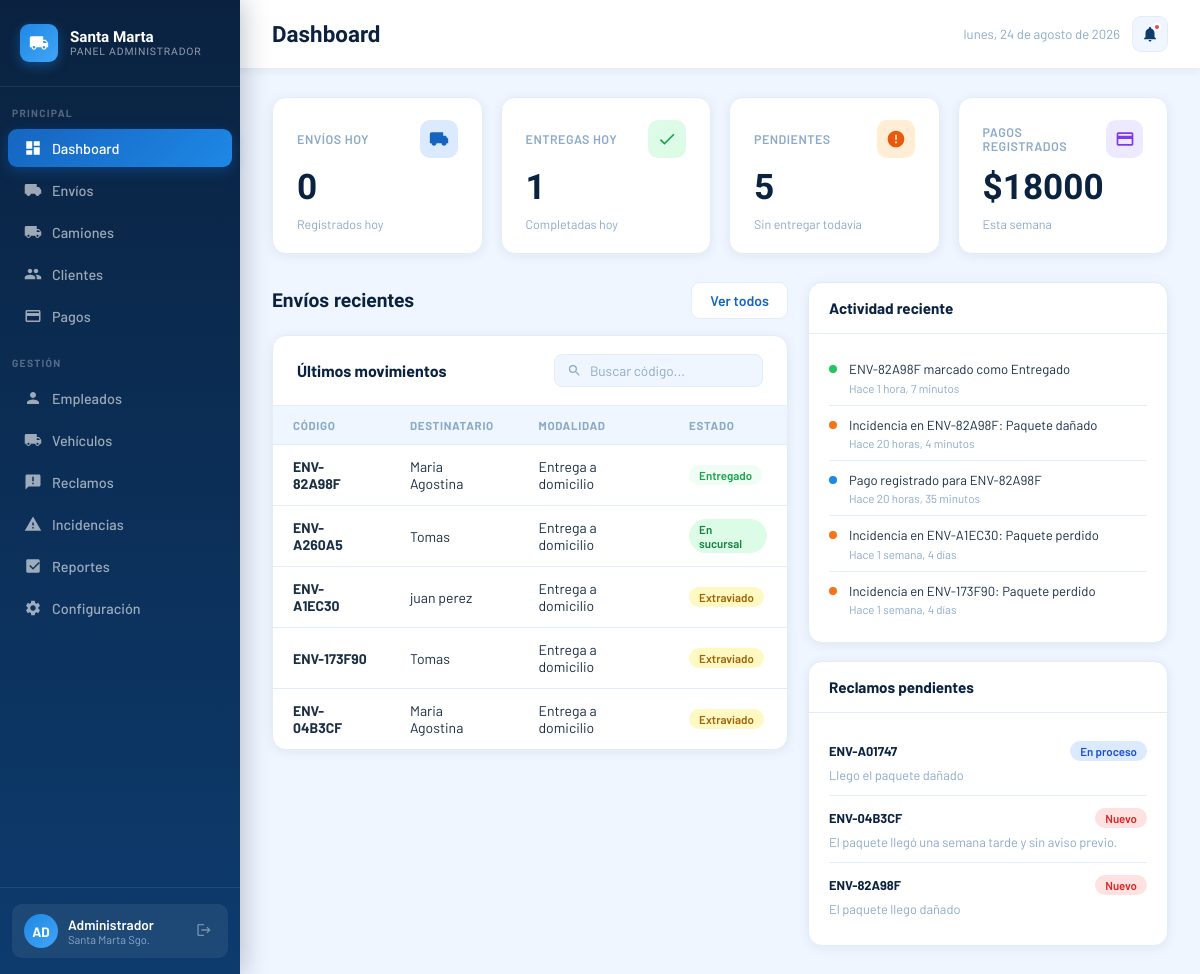
The app's page /administrador/dashboard/ (signed in) with its own data.
### core/models.py (models this page shows, shortened)
class Envio(models.Model):
    ESTADO_CHOICES = [
        ('pendiente', 'Pendiente'),
        ('en_transito', 'En tránsito'),
        ('en_sucursal', 'En sucursal'),
        ('en_reparto', 'En reparto'),
        ('entregado', 'Entregado'),
        ('cancelado', 'Cancelado'),
        ('devuelto', 'Devuelto'),
        ('retenido', 'Retenido'),
        ('extraviado', 'Extraviado'),
    ]
    MODALIDAD_CHOICES = [
        ('domicilio', 'Entrega a domicilio'),
        ('sucursal', 'Retiro en sucursal'),
    ]
    ZONA_CHOICES = [
        ('norte', 'Norte'),
        ('sur', 'Sur'),
        ('este', 'Este'),
        ('oeste', 'Oeste'),
    ]
    codigo = models.CharField(max_length=20, unique=True, editable=False)
    destinatario = models.ForeignKey(Usuario, on_delete=models.PROTECT, related_name='envios')
    despacho = models.ForeignKey(Despacho, on_delete=models.SET_NULL, null=True, blank=True, related_name='envios')
    contenido = models.CharField(max_length=200)
    precio = models.DecimalField(max_digits=10, decimal_places=2)
    estado = models.CharField(max_length=20, choices=ESTADO_CHOICES, default='pendiente')
    modalidad = models.CharField(max_length=20, choices=MODALIDAD_CHOICES)
    direccion_entrega = models.CharField(max_length=200, blank=True)
    zona = models.CharField(max_length=10, choices=ZONA_CHOICES, blank=True)
    fecha_registro = models.DateTimeField(auto_now_add=True)
    fecha_actualizacion = models.DateTimeField(auto_now=True)
    fecha_recepcion = models.DateTimeField(null=True, blank=True)
    fecha_entrega = models.DateTimeField(null=True, blank=True)
    entregado_por = models.ForeignKey(
        Usuario, on_delete=models.SET_NULL, null=True, blank=True, related_name='entregas_realizadas'
    )
    lat = models.FloatField(null=True, blank=True)
    lon = models.FloatField(null=True, blank=True)
    notificado_demora = models.BooleanField(default=False)
    intentos_entrega = models.PositiveSmallIntegerField(default=0)
    ESTADOS_ACTIVOS = ['pendiente', 'en_transito', 'en_sucursal', 'en_reparto']
    UMBRAL_DEMORA_DIAS = 2
    MAX_INTENTOS_ENTREGA = 2

class Usuario(AbstractUser):
    ROL_CHOICES = [
        ('admin', 'Administrador'),
        ('empleado', 'Empleado'),
        ('cliente', 'Cliente'),
    ]
    rol = models.CharField(max_length=20, choices=ROL_CHOICES)
    dni = models.CharField(max_length=20, unique=True)
    telefono = models.CharField(max_length=20, blank=True)

class Incidencia(models.Model):
    TIPO_CHOICES = [
        ('danado', 'Paquete dañado'),
        ('perdido', 'Paquete perdido'),
        ('direccion', 'Dirección incorrecta'),
    ]
    envio = models.ForeignKey(Envio, on_delete=models.PROTECT, related_name='incidencias')
    registrado_por = models.ForeignKey(Usuario, on_delete=models.PROTECT)
    tipo = models.CharField(max_length=20, choices=TIPO_CHOICES)
    descripcion = models.TextField()
    fecha = models.DateTimeField(auto_now_add=True)

class Pago(models.Model):
    MEDIO_CHOICES = [
        ('tarjeta', 'Tarjeta'),
        ('transferencia', 'Transferencia bancaria'),
    ]
    envio = models.ForeignKey(Envio, on_delete=models.PROTECT, related_name='pagos')
    registrado_por = models.ForeignKey(Usuario, on_delete=models.PROTECT)
    monto = models.DecimalField(max_digits=10, decimal_places=2)
    medio_pago = models.CharField(max_length=20, choices=MEDIO_CHOICES)
    fecha = models.DateTimeField(auto_now_add=True)
    es_parcial = models.BooleanField(default=False)
    justificacion = models.TextField(blank=True)
    anulado = models.BooleanField(default=False)

class Reclamo(models.Model):
    TIPO_CHOICES = [
        ('danado', 'Paquete dañado'),
        ('perdida', 'Pérdida'),
        ('demora', 'Demora'),
        ('otro', 'Otro'),
    ]
    ESTADO_CHOICES = [
        ('nuevo', 'Nuevo'),
        ('en_proceso', 'En proceso'),
        ('resuelto', 'Resuelto'),
    ]
    envio = models.ForeignKey(Envio, on_delete=models.PROTECT, related_name='reclamos')
    cliente = models.ForeignKey(Usuario, on_delete=models.PROTECT, related_name='reclamos')
    tipo = models.CharField(max_length=20, choices=TIPO_CHOICES)
    descripcion = models.TextField()
    estado = models.CharField(max_length=20, choices=ESTADO_CHOICES, default='nuevo')
    respuesta = models.TextField(blank=True)
    fecha_creacion = models.DateTimeField(auto_now_add=True)
    fecha_actualizacion = models.DateTimeField(auto_now=True)

### administrador/views.py (the view)
# urls.py: path('dashboard/', views.dashboard_view, name='admin_dashboard'),
@login_required
def dashboard_view(request):
    if request.user.rol != 'admin':
        return redirect('inicio')
    contexto = _contexto_dashboard()
    ahora = timezone.now()
    hoy = ahora.date()
    hace_semana = ahora - timedelta(days=7)
    eventos = []
    for envio in Envio.objects.filter(estado='entregado').order_by('-fecha_actualizacion')[:5]:
        eventos.append({'texto': f'{envio.codigo} marcado como Entregado', 'fecha': envio.fecha_actualizacion, 'color': 'dot-green'})
    for pago in Pago.objects.select_related('envio').order_by('-fecha')[:5]:
        eventos.append({'texto': f'Pago registrado para {pago.envio.codigo}', 'fecha': pago.fecha, 'color': 'dot-blue'})
    for inc in Incidencia.objects.select_related('envio').order_by('-fecha')[:5]:
        eventos.append({'texto': f'Incidencia en {inc.envio.codigo}: {inc.get_tipo_display()}', 'fecha': inc.fecha, 'color': 'dot-orange'})
    eventos.sort(key=lambda e: e['fecha'], reverse=True)
    contexto.update({
        'envios_hoy': Envio.objects.filter(fecha_registro__date=hoy).count(),
        'entregas_hoy': Envio.objects.filter(estado='entregado', fecha_actualizacion__date=hoy).count(),
        'pendientes_total': contexto['envios'].count(),
        'pagos_semana': Pago.objects.filter(fecha__gte=hace_semana).aggregate(total=Sum('monto'))['total'] or 0,
        'envios_recientes': Envio.objects.select_related('destinatario').order_by('-fecha_actualizacion')[:5],
        'actividad_reciente': eventos[:5],
        'reclamos_pendientes': Reclamo.objects.select_related('envio').exclude(estado='resuelto').order_by('-fecha_creacion')[:5],
    })
    return render(request, 'administrador/dashboard.html', contexto)

### core/models.py (called while the page is built)
    @property
    def total_envios(self):
        return self.envios.count()

    @property
    def envios_recibidos(self):
        return self.envios.exclude(estado__in=['pendiente', 'en_transito', 'extraviado']).count()

### administrador/templates/administrador/dashboard.html (shortened to what this page needs)
{% load l10n %}
<!DOCTYPE html>
<html lang="es">
<head>
</head>
<body>
<aside class="sidebar">
  <div class="sidebar-logo">
    <div class="sidebar-logo-icon">
    </div>
    <div class="sidebar-logo-text">Santa Marta<span>Panel Administrador</span></div>
  </div>
  <div class="sidebar-section">Principal</div>
  <a href="#" class="nav-item active" onclick="showPage('dashboard')">
    <svg viewBox="0 0 24 24" fill="currentColor"><path d="M3 13h8V3H3v10zm0 8h8v-6H3v6zm10 0h8V11h-8v10zm0-18v6h8V3h-8z"/></svg>Dashboard
  </a>
  <a href="#" class="nav-item" onclick="showPage('envios')">
    <svg viewBox="0 0 24 24" fill="currentColor"><path d="M20 8h-3V4H3c-1.1 0-2 .9-2 2v11h2c0 1.66 1.34 3 3 3s3-1.34 3-3h6c0 1.66 1.34 3 3 3s3-1.34 3-3h2v-5l-3-4z"/></svg>Envíos
  </a>
  <a href="#" class="nav-item" onclick="showPage('camiones')">
    Camiones
  </a>
  <a href="#" class="nav-item" onclick="showPage('clientes')">
    Clientes
  </a>
  <a href="#" class="nav-item" onclick="showPage('pagos')">
    <svg viewBox="0 0 24 24" fill="currentColor"><path d="M20 4H4c-1.11 0-2 .89-2 2v12c0 1.11.89 2 2 2h16c1.11 0 2-.89 2-2V6c0-1.11-.89-2-2-2zm0 14H4v-6h16v6zm0-10H4V6h16v2z"/></svg>Pagos
  </a>
  <div class="sidebar-section">Gestión</div>
  <a href="#" class="nav-item" onclick="showPage('empleados')">
    <svg viewBox="0 0 24 24" fill="currentColor"><path d="M12 12c2.21 0 4-1.79 4-4s-1.79-4-4-4-4 1.79-4 4 1.79 4 4 4zm0 2c-2.67 0-8 1.34-8 4v2h16v-2c0-2.66-5.33-4-8-4z"/></svg>Empleados
  </a>
  <a href="#" class="nav-item" onclick="showPage('vehiculos')">
    Vehículos
  </a>
  <a href="#" class="nav-item" onclick="showPage('reclamos')">
    <svg viewBox="0 0 24 24" fill="currentColor"><path d="M20 2H4c-1.1 0-2 .9-2 2v18l4-4h14c1.1 0 2-.9 2-2V4c0-1.1-.9-2-2-2zm-7 9h-2V5h2v6zm0 4h-2v-2h2v2z"/></svg>Reclamos
  </a>
  <a href="#" class="nav-item" onclick="showPage('incidencias')">
    <svg viewBox="0 0 24 24" fill="currentColor"><path d="M1 21h22L12 2 1 21zm12-3h-2v-2h2v2zm0-4h-2v-4h2v4z"/></svg>Incidencias
  </a>
  <a href="#" class="nav-item" onclick="showPage('reportes')">
    <svg viewBox="0 0 24 24" fill="currentColor"><path d="M19 3H5c-1.1 0-2 .9-2 2v14c0 1.1.9 2 2 2h14c1.1 0 2-.9 2-2V5c0-1.1-.9-2-2-2zm-7 14l-5-5 1.41-1.41L12 14.17l7.59-7.59L21 8l-9 9z"/></svg>Reportes
  </a>
  <a href="#" class="nav-item">
    Configuración
  </a>
  <div class="sidebar-footer">
    <div class="user-badge">
      <div class="user-avatar">AD</div>
      <div class="user-info">
        <div class="user-name">Administrador</div>
        <div class="user-role">Santa Marta Sgo.</div>
      </div>
      <form method="POST" action="{% url 'logout' %}">
        <button type="submit" class="logout-btn">
          <svg viewBox="0 0 24 24" fill="currentColor"><path d="M17 7l-1.41 1.41L18.17 11H8v2h10.17l-2.58 2.58L17 17l5-5zM4 5h8V3H4c-1.1 0-2 .9-2 2v14c0 1.1.9 2 2 2h8v-2H4V5z"/></svg>
        </button>
      </form>
    </div>
  </div>
</aside>
<div class="main">
  <div class="topbar">
    <div class="topbar-title" id="page-title">Dashboard</div>
    <div class="topbar-right">
      <span class="topbar-date" id="topbar-date"></span>
      <div class="notif-btn">
        <svg viewBox="0 0 24 24" fill="currentColor"><path d="M12 22c1.1 0 2-.9 2-2h-4c0 1.1.9 2 2 2zm6-6v-5c0-3.07-1.64-5.64-4.5-6.32V4c0-.83-.67-1.5-1.5-1.5s-1.5.67-1.5 1.5v.68C7.63 5.36 6 7.92 6 11v5l-2 2v1h16v-1l-2-2z"/></svg>
        <div class="notif-dot"></div>
      </div>
    </div>
  </div>
  <div class="content">
    <div id="page-dashboard">
      <div class="stats-grid">
        <div class="stat-card">
          <div class="stat-card-top"><span class="stat-card-label">Envíos hoy</span><div class="stat-icon blue"><svg viewBox="0 0 24 24" fill="currentColor"><path d="M20 8h-3V4H3c-1.1 0-2 .9-2 2v11h2c0 1.66 1.34 3 3 3s3-1.34 3-3h6c0 1.66 1.34 3 3 3s3-1.34 3-3h2v-5l-3-4z"/></svg></div></div>
          <div class="stat-card-num">{{ envios_hoy }}</div>
          <div class="stat-card-sub">Registrados hoy</div>
        </div>
        <div class="stat-card">
          <div class="stat-card-top"><span class="stat-card-label">Entregas hoy</span><div class="stat-icon green"><svg viewBox="0 0 24 24" fill="currentColor"><path d="M9 16.17L4.83 12l-1.42 1.41L9 19 21 7l-1.41-1.41L9 16.17z"/></svg></div></div>
          <div class="stat-card-num">{{ entregas_hoy }}</div>
          <div class="stat-card-sub">Completadas hoy</div>
        </div>
        <div class="stat-card">
          <div class="stat-card-top"><span class="stat-card-label">Pendientes</span><div class="stat-icon orange"><svg viewBox="0 0 24 24" fill="currentColor"><path d="M12 2C6.48 2 2 6.48 2 12s4.48 10 10 10 10-4.48 10-10S17.52 2 12 2zm1 15h-2v-2h2v2zm0-4h-2V7h2v6z"/></svg></div></div>
          <div class="stat-card-num">{{ pendientes_total }}</div>
          <div class="stat-card-sub">Sin entregar todavía</div>
        </div>
        <div class="stat-card">
          <div class="stat-card-top"><span class="stat-card-label">Pagos registrados</span><div class="stat-icon purple"><svg viewBox="0 0 24 24" fill="currentColor"><path d="M20 4H4c-1.11 0-2 .89-2 2v12c0 1.11.89 2 2 2h16c1.11 0 2-.89 2-2V6c0-1.11-.89-2-2-2zm0 14H4v-6h16v6zm0-10H4V6h16v2z"/></svg></div></div>
          <div class="stat-card-num">${{ pagos_semana }}</div>
          <div class="stat-card-sub">Esta semana</div>
        </div>
      </div>
      <div class="two-col">
        <div>
          <div class="section-header">
            <div class="section-title">Envíos recientes</div>
            <button class="btn btn-outline" onclick="showPage('envios')">Ver todos</button>
          </div>
          <div class="table-card">
            <div class="table-card-header">
              <span class="table-card-title">Últimos movimientos</span>
              <div class="search-box"><svg viewBox="0 0 24 24" fill="currentColor"><path d="M15.5 14h-.79l-.28-.27A6.471 6.471 0 0 0 16 9.5 6.5 6.5 0 1 0 9.5 16c1.61 0 3.09-.59 4.23-1.57l.27.28v.79l5 4.99L20.49 19l-4.99-5zm-6 0C7.01 14 5 11.99 5 9.5S7.01 5 9.5 5 14 7.01 14 9.5 11.99 14 9.5 14z"/></svg><input type="text" placeholder="Buscar código..."/></div>
            </div>
            <table>
              <thead><tr><th>Código</th><th>Destinatario</th><th>Modalidad</th><th>Estado</th></tr></thead>
              <tbody>
                {% for envio in envios_recientes %}
                <tr>
                  <td><strong>{{ envio.codigo }}</strong></td>
                  <td>{{ envio.destinatario.get_full_name|default:envio.destinatario.username }}</td>
                  <td>{{ envio.get_modalidad_display }}</td>
                  <td>
                    <span class="badge
                      {% if envio.estado == 'en_reparto' %}badge-reparto
                      {% elif envio.estado == 'en_sucursal' %}badge-sucursal
                      {% elif envio.estado == 'entregado' %}badge-entregado
                      {% elif envio.estado == 'en_transito' %}badge-transit
                      {% else %}badge-pendiente{% endif %}">{{ envio.get_estado_display }}</span>
                  </td>
                </tr>
                {% empty %}
                <tr><td colspan="4" style="text-align:center;color:var(--gray);padding:20px;">No hay envíos registrados todavía</td></tr>
                {% endfor %}
              </tbody>
            </table>
          </div>
        </div>
        <div class="side-panel">
          <div class="panel-card">
            <div class="panel-card-header">Actividad reciente</div>
            <div class="panel-card-body">
              {% for evento in actividad_reciente %}
              <div class="activity-item"><div class="activity-dot {{ evento.color }}"></div><div><div class="activity-text">{{ evento.texto }}</div><div class="activity-time">Hace {{ evento.fecha|timesince }}</div></div></div>
              {% empty %}
              <div class="activity-text" style="color:var(--gray);">Todavía no hay actividad registrada</div>
              {% endfor %}
            </div>
          </div>
          <div class="panel-card">
            <div class="panel-card-header">Reclamos pendientes</div>
            <div class="panel-card-body">
              {% for reclamo in reclamos_pendientes %}
              <div class="reclamo-item">
                <div class="reclamo-top">
                  <span class="reclamo-codigo">{{ reclamo.envio.codigo }}</span>
                  <span class="badge {% if reclamo.estado == 'nuevo' %}badge-reclamo{% else %}badge-proceso{% endif %}">{{ reclamo.get_estado_display }}</span>
                </div>
                <div class="reclamo-desc">{{ reclamo.descripcion|truncatechars:60 }}</div>
              </div>
              {% empty %}
              <div class="reclamo-desc" style="color:var(--gray);">No hay reclamos pendientes</div>
              {% endfor %}
            </div>
          </div>
        </div>
      </div>
    </div>
  </div>
</div>
</body>
</html>

### records on screen
Envio: codigo "ENV-82A98F", destinatario.get_full_name "Maria Agostina", modalidad "Entrega a domicilio", estado "Entregado", fecha "1 hora, 7 minutos"
Envio: codigo "ENV-A260A5", destinatario.get_full_name "Tomas", modalidad "Entrega a domicilio", estado "En sucursal"
Envio: codigo "ENV-A1EC30", destinatario.get_full_name "juan perez", modalidad "Entrega a domicilio", estado "Extraviado"
Envio: codigo "ENV-173F90", destinatario.get_full_name "Tomas", modalidad "Entrega a domicilio", estado "Extraviado"
Envio: codigo "ENV-04B3CF", destinatario.get_full_name "Maria Agostina", modalidad "Entrega a domicilio", estado "Extraviado"
Incidencia: fecha "20 horas, 4 minutos"
Pago: fecha "20 horas, 35 minutos"
Incidencia: fecha "1 semana, 4 días"
Incidencia: fecha "1 semana, 4 días"
Reclamo: envio.codigo "ENV-A01747", estado "En proceso", descripcion "Llego el paquete dañado"
Reclamo: envio.codigo "ENV-04B3CF", estado "Nuevo", descripcion "El paquete llegó una semana tarde y sin aviso previo."
Reclamo: envio.codigo "ENV-82A98F", estado "Nuevo", descripcion "El paquete llego dañado"

### other values on screen
{{ envios_hoy }} "0"
{{ entregas_hoy }} "1"
{{ pendientes_total }} "5"
{{ pagos_semana }} "18000"
{{ evento.texto }} "ENV-82A98F marcado como Entregado" "Incidencia en ENV-82A98F: Paquete dañado" "Pago registrado para ENV-82A98F" "Incidencia en ENV-A1EC30: Paquete perdido" "Incidencia en ENV-173F90: Paquete perdido"
